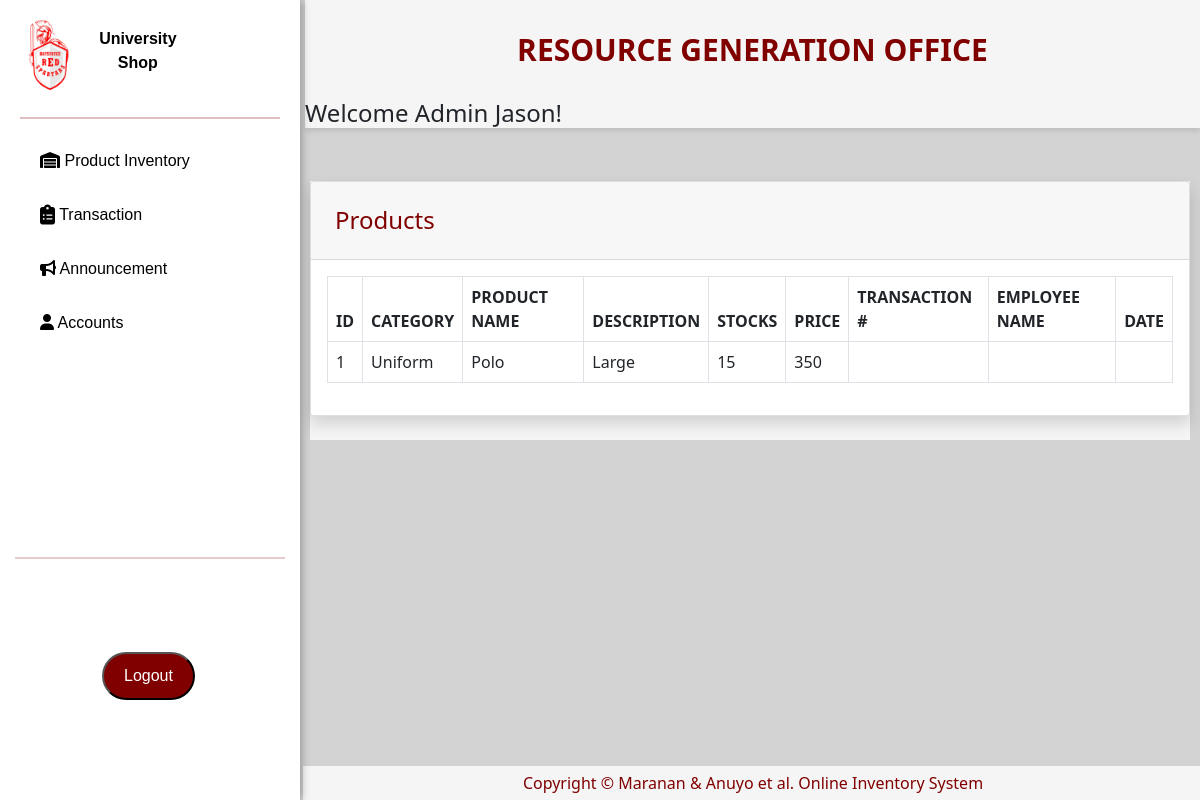
/pages/productInventory.php (signed in), run on an earlier commit of the app's database.
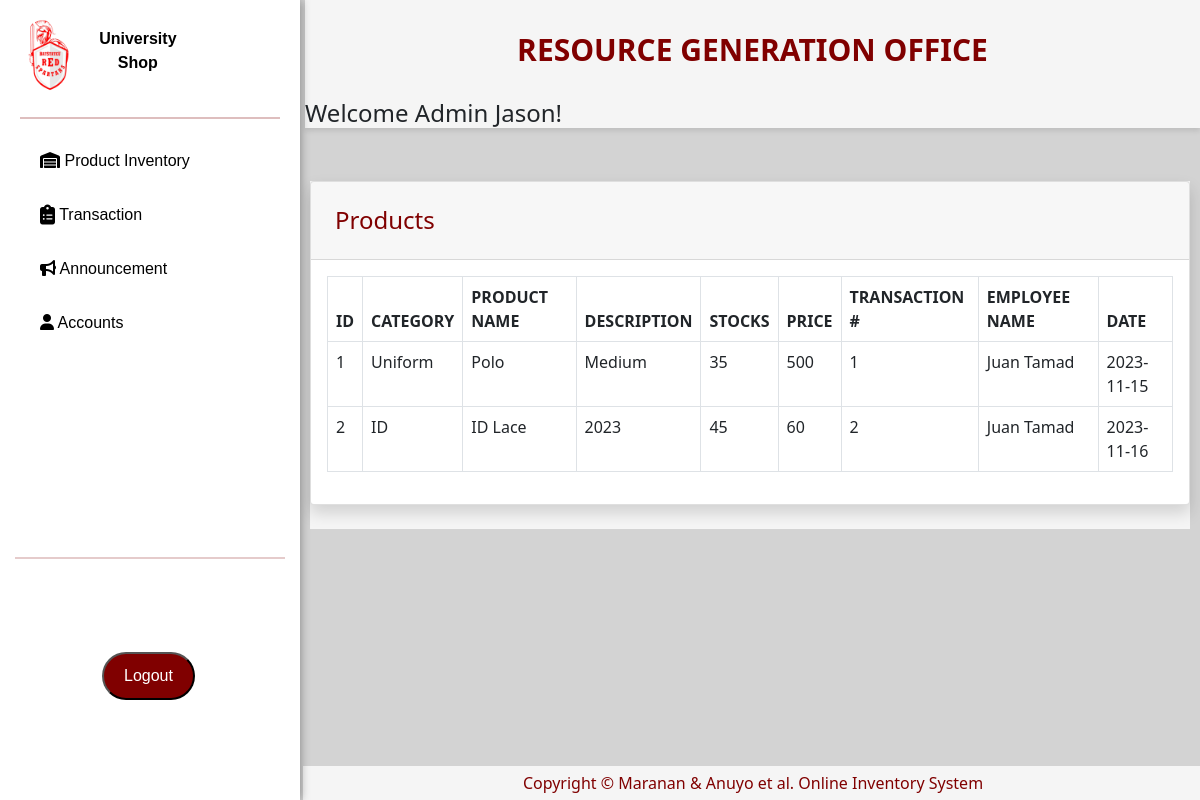
And on a later commit of the database.
### tables this page shows
CREATE TABLE `user_data` (
  `User_ID` int(255) NOT NULL,
  `User_Code` varchar(100) DEFAULT NULL,
  `Last_Name` varchar(100) DEFAULT NULL,
  `First_Name` varchar(100) DEFAULT NULL,
  `User_Type` varchar(100) DEFAULT NULL,
  `Classification` varchar(100) DEFAULT NULL
);

CREATE TABLE `add_stocks` (
  `Product_ID` int(100) NOT NULL,
  `Category_Name` varchar(100) NOT NULL,
  `Product_Name` varchar(100) NOT NULL,
  `Description` varchar(100) NOT NULL,
  `Price` int(50) NOT NULL,
  `Quantity` int(50) NOT NULL,
  `image` varchar(50) NOT NULL
);

CREATE TABLE `transaction` (
  `Product_ID` int(255) NOT NULL,
  `Transaction_No` int(100) NOT NULL,
  `Employee_Name` varchar(100) NOT NULL,
  `Date` date NOT NULL
);

### pages/productInventory.php (the view, shortened to what this page needs)
<?php
include'../includes/sidebar.php';
?>
    <div class="prodTable">
    <div class="card shadow mb-4">
            <div class="card-header py-3">
              <h4 class="m-2 font-weight-bold ">Products</h4>
            </div>
            <div class="card-body">
              <div class="table-responsive">
                <table class="table table-bordered" id="dataTable" width="100%" cellspacing="0">
               <thead>
                   <tr>
                     <th>ID</th>
                     <th>CATEGORY</th>
                     <th>PRODUCT NAME</th>
                     <th>DESCRIPTION</th>
                     <th>STOCKS</th>
                     <th>PRICE</th>
                     <th>TRANSACTION #</th>
                     <th>EMPLOYEE NAME</th>
                     <th>DATE</th>
                   </tr>
               </thead>
                <tbody>
                <?php
                    include("../includes/connection.php");
                    $sql = "SELECT a.Product_ID, a.Category_Name, a.Product_Name, a.Description, a.Quantity, a.Price, t.Transaction_No, t.Employee_Name, t.Date
                    FROM add_stocks a
                    LEFT JOIN transaction t ON a.Product_ID = t.Product_ID";
                    $result = $con->query($sql);
                        if ($result->num_rows > 0) {
                            while ($row = $result->fetch_assoc()) {
                                echo "<tr>";
                                echo "<td>" .$row["Product_ID"] . "</td>";
                                echo "<td>" .$row["Category_Name"] . "</td>";
                                echo "<td>" . $row["Product_Name"] . "</td>";
                                echo "<td>" . $row["Description"] . "</td>";
                                echo "<td>" . $row["Quantity"] . "</td>";
                                echo "<td>" . $row["Price"] . "</td>";
                                echo "<td>" . $row["Transaction_No"] . "</td>";
                                echo "<td>" . $row["Employee_Name"] . "</td>";
                                echo "<td>" . $row["Date"] . "</td>";
                                echo "</tr>";
                            }
                        } else {
                            echo "<tr><td colspan='4'></td></tr>";
                        }
                    ?>
                  </tbody>
                </table>
               </div>
            </div>
    </div>
    </div>
<?php
include'../includes/footer.php';
?>

### includes/sidebar.php (shortened to what this page needs)
<!DOCTYPE html>
<html>
    <link href="https://cdn.jsdelivr.net/npm/bootstrap@5.0.2/dist/css/bootstrap.min.css" rel="stylesheet">
    <link rel="stylesheet" href="https://cdnjs.cloudflare.com/ajax/libs/font-awesome/6.4.2/css/all.min.css" />
    <link rel="stylesheet" href="../css/sidebar.css">
    </head>
    <body>
        <div id = wrapper>
            <nav  id="sidebar">
                <div class="brand-container">
                    <img id="spartanLlogo" src="../icons/redSpartan.png" alt="Logo" width="95" height="102" >
                    <p class="univ-txt">University <br>Shop</p>
                </div>
                <ul>
                    <hr class="sidebar-divider" id="header-hr">
                    <li class="nav-item">
                        <a class="nav-link" href="productInventory.php">
                            <i class="fa-solid fa-warehouse"></i>
                            <span>Product Inventory</span>
                        </a>
                    </li>
                    <li class="nav-item">
                        <a class="nav-link" href="transaction.php">
                            <i class="fa-solid fa-clipboard-list fa-lg"></i>
                            <span>Transaction</span>
                        </a>
                    </li>
                    <li class="nav-item">
                        <a class="nav-link" href="announcement.php">
                            <i class="fa-solid fa-bullhorn"></i>
                            <span>Announcement</span>
                        </a>
                    </li>
                    <li class="nav-item">
                        <a class="nav-link" href="accounts.php">
                            <i class="fa-solid fa-user"></i>
                            <span>Accounts</span>
                        </a>
                    </li>
                </ul>
                    <br><br><br><br><br><br><br><br>
                    <hr class="sidebar-divider" id="logout-hr">
                    <button id="btn" name="btn" class="logout-btn">Logout</button>
                    </div>
<?php include_once 'topbar.php'; ?>
<?php include_once '../pages/logoutAdmin.php'; ?>

### includes/topbar.php (shortened to what this page needs)
<div id="content-wrapper">
  <div id="content">
        <header class="topbar-header">
            <p class ="rgo-txt">RESOURCE GENERATION OFFICE </p>
        <div class="welcome">
        <?php
            include("../includes/connection.php");
            if (isset($_SESSION['user_id'])) {
                $user_id = $_SESSION['user_id'];
                $query = "SELECT First_Name FROM user_data WHERE User_ID = $user_id";
                $result = mysqli_query($con, $query);
                if (mysqli_num_rows($result) == 1) {
                    $row = mysqli_fetch_assoc($result);
                    $first_name = $row['First_Name'];
                    echo "<h4>Welcome Admin $first_name!</h4>";
                } else {
                    echo "<h5>Welcome, Admin!</h5>";
                }
            } else {
                header("Location: loginAdmin.php");
            }
        ?>
        </div>
        </header>
        <div class="container-fluid">

### pages/logoutAdmin.php (shortened to what this page needs)
<!DOCTYPE html>
<html lang="en">
<head>
    <link rel="stylesheet" type="text/css" href="https://cdn.jsdelivr.net/npm/sweetalert2@11.3.2/dist/sweetalert2.min.css">
</head>
<body>
</body>
</html>

### includes/footer.php (shortened to what this page needs)
                </div>
            </div>
            <footer class="sticky-footer">
                <div class="container">
                <div class="copyright text-center">
                    <span>Copyright © Maranan & Anuyo et al. Online Inventory System</span>
                </div>
                </div>
            </footer>
            </div>
    </body>
</html>

### css/sidebar.css (style rules this page uses)
body { background-color: lightgray; }
#sidebar { z-index: 1; width: 300px; height: 100%; float: left; overflow-x: hidden; position: fixed; top: 0; left: 0; background-color: white; box-shadow: 0 0 10px 0.01px rgba(0, 0, 0, .4); }
.brand-container { color: black; padding: 0; padding-top: 0; margin: 0; }
.univ-txt { display: inline-block; position: relative; text-align: center; vertical-align: middle; margin: 0; font-family: Verdana, Geneva, Tahoma, sans-serif; font-weight: bold; line-height: 1.5; }
#header-hr { border: 1.60px solid maroon; margin: 15px; left:5; }
ul { list-style-type: none; padding:0px 5px; margin: 0; }
.nav-link { display: block; color:black; padding: 15px 35px; text-decoration: none; margin: 10x 0; font-family: Verdana, Geneva, Tahoma, sans-serif; cursor: pointer; transition: 0.2s; }
#logout-hr { bottom: 60px; border: .1px solid maroon; margin: 15px; left:5; opacity: 0.2; }
.logout-btn { background-color: maroon; padding: 10px 20px; position: absolute; bottom: 100px; left: 34%; font-family: Verdana, Geneva, Tahoma, sans-serif; text-decoration: none; border-radius: 25px; color: white; transition: 0.2s; }

### includes/topbar.php (style rules this page uses)
.topbar-header { margin: 0; width: calc(100% - 305px); margin-left: 305px; display:block; background: rgb(245, 245, 245); box-shadow: 0 3px 5px rgba(0, 0, 0, 0.1); }
.rgo-txt { right: 100%; margin: 0; padding: 27px; text-align: center; color: maroon; font-size: 30px; font-weight: bold; }
.container-fluid { padding:0; padding-top:5px; }

### pages/productInventory.php (style rules this page uses)
.prodTable { width: calc(100% - 320px); margin-top: 40px; margin-left: 310px; display:inline-block; background: rgb(245, 245, 245); }
.m-2 { color: maroon; }

### includes/footer.php (style rules this page uses)
.sticky-footer { z-index:0; position: fixed; bottom: 0; margin-left: 303px; padding-top: 5px; padding-bottom: 5px; display:block; width: calc(100% - 300px); background: rgb(245, 245, 245); }
.copyright { color: maroon; margin: 0; text-align: center; }

What changed in the data, as far as the page shows it:
changed add_stocks "Uniform": Description "Large" → "Medium"; Quantity "15" → "35"; Price "350" → "500"; transaction.Transaction_No (not shown) → "1"; transaction.Employee_Name (not shown) → "Juan Tamad"; transaction.Date (not shown) → "2023-11-15"
added add_stocks: Product_ID "2", Category_Name "ID", Product_Name "ID Lace", Description "2023", Quantity "45", Price "60", transaction.Transaction_No "2", transaction.Employee_Name "Juan Tamad", transaction.Date "2023-11-16"
